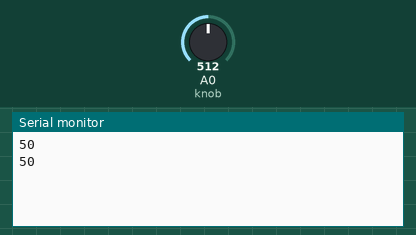
Recording of a sketch running on a simulated Arduino Uno, built with avr-gcc and run on an emulated ATmega328P. On the bench: the last lines printed to the serial monitor. The inputs (shaded band) are chosen by the test bench; at power-on: A0 (knob) = 512.

Above: at 1.8 s.
1.9 s: A0 (knob) set to 716
At 2.8 s:
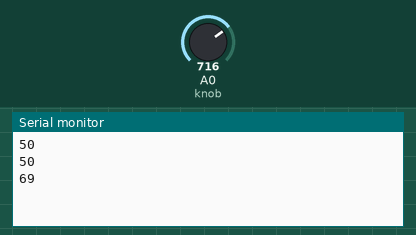
3.4 s: A0 (knob) set to 900
At 4.6 s:
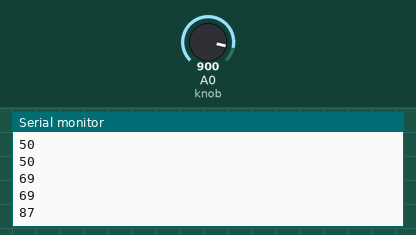
Timing chart, 0 to 6.4 s (numbered marks = the images above; inputs shaded):
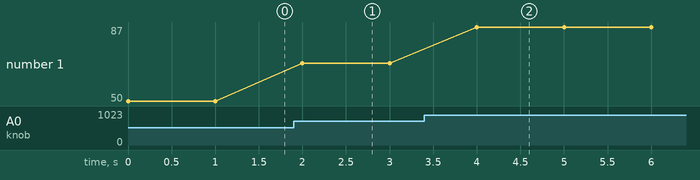

The sketch:

new_range.ino
```cpp
int knob=0;
int volt=0;

void setup()
{
	// Starts serial communication.
	Serial.begin(9600);
}

void loop()
{
	int new_range;
	// Read the analog value.
	volt = analogRead(knob);
	// conversion factor to return a range from 0 to 100
	new_range = volt*0.0977;
	// Show the value in Serial monitor.
	Serial.println(new_range);
	delay(1000);
}
```

Measured:
- after the input at 1.9 s, the serial monitor: prints a new line after 0.10 s (image 1)
- after the input at 3.4 s, the serial monitor: prints a new line after 0.60 s (image 2)
- plotted number 1: 50 → 69 after the input at 1.9 s, 69 → 87 after the input at 3.4 s
